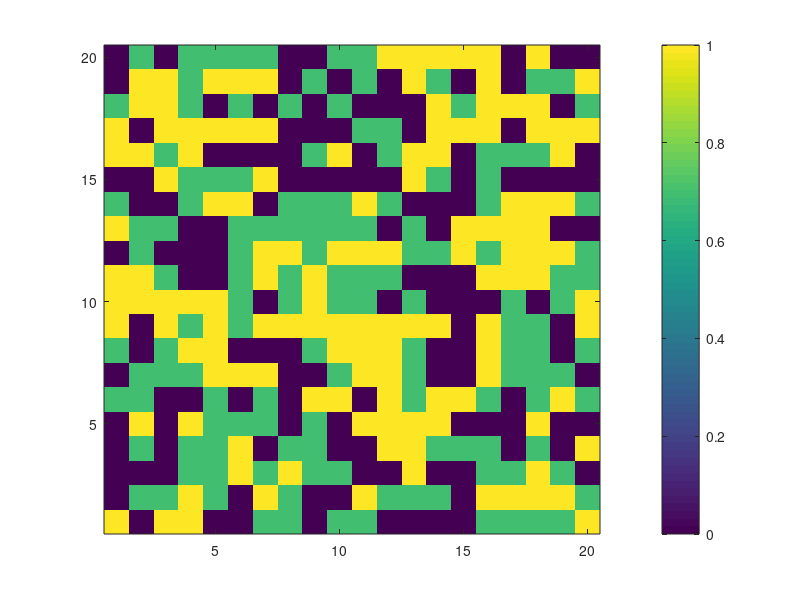

Write MATLAB code to recreate this figure.
c=45*ones(20,20);
U=0;
D=1000;

for i=1:20
    for j=1:20
        x=randi(3);
        
        switch x
            case 1
            result=U;
            case 2
            result=D;
            case 3
            result=45;
        end
        
        c(i,j)=result;
    end
end
grid on
im = image(c);
% B = imresize(im,[500 500])
% im.CDataMapping = 'direct';
% imsave(B);
set(gca,'YDir','normal');
colorbar
